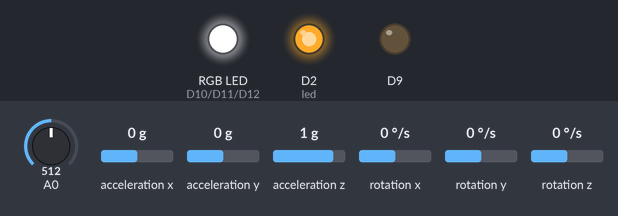
Simulated run of this sketch. Board: Arduino Nano 33 IoT. Shown: an RGB LED mixed from three pins (HIGH = lit), output pins drawn as LEDs (lit = HIGH). The inputs (shaded band) are chosen by the test bench; at power-on: acceleration y 0 g, acceleration z 1 g, rotation x 0 °/s, rotation y 0 °/s, A0 = 512, acceleration x 0 g, rotation z 0 °/s. What the sketch prints to the serial monitor is not drawn.

Above: at 1.2 s.
1.3 s: acceleration y set to -1.4 g
At 4.1 s:
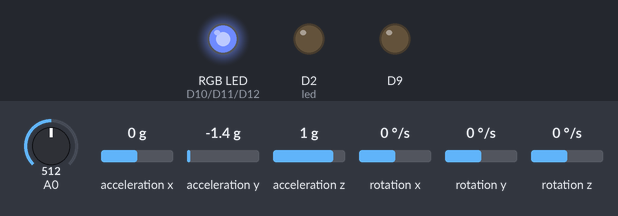
4.3 s: acceleration z set to -1.4 g
At 6.3 s:
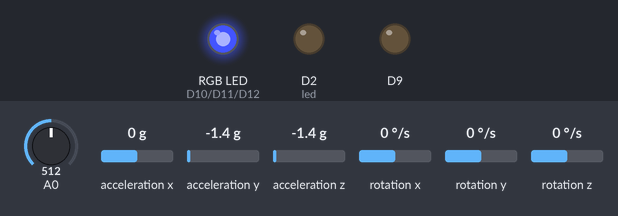
7.3 s: acceleration z set to -0.8 g
10.3 s: rotation x set to -192 °/s
At 10.76 s:
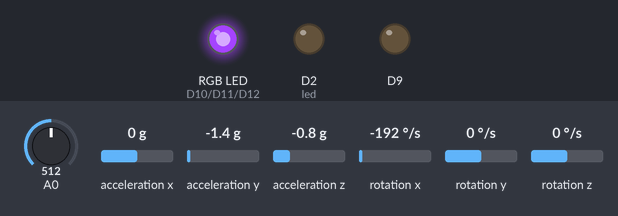
At 11.36 s:
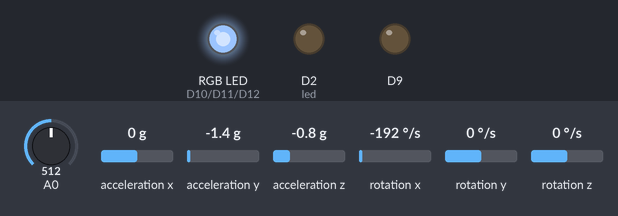
13.3 s: rotation x set to 0 °/s
Timing chart, 0 to 14.0 s (numbered marks = the images above; inputs shaded):
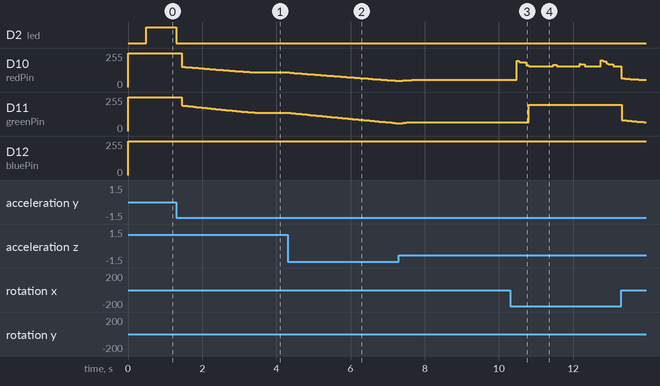

The sketch:

Arduino-code.ino
```cpp
#include <Arduino_LSM6DS3.h>
#include <MadgwickAHRS.h>

const int led = 2;

int brightness = 0;
int fadeAmount = 4;    // smaller number is slower fade

int redPin= 10;
int greenPin = 11;
int bluePin = 12;
int r = 0;
int g = 0;
int b = 0;

// initialize a Madgwick filter:
Madgwick filter;
// sensor's sample rate is fixed at 104 Hz:
const float sensorRate = 104.00;

void setup() {
  Serial.begin(9600);
  // attempt to start the IMU:
  if (!IMU.begin()) {
    Serial.println("Failed to initialize IMU");
    // stop here if you can't access the IMU:
    while (true);
  }
  // start the filter to run at the sample rate:
  filter.begin(sensorRate);
  pinMode(led, OUTPUT);
  pinMode(redPin, OUTPUT);
  pinMode(greenPin, OUTPUT);
  pinMode(bluePin, OUTPUT);
  pinMode(9, OUTPUT);
}

void loop() {
  setColor(r, g, 0);
  // values for acceleration & rotation:
  float xAcc, yAcc, zAcc;
  float xGyro, yGyro, zGyro;

  // values for orientation:
  float roll, pitch, heading;
  // check if the IMU is ready to read:
  if (IMU.accelerationAvailable() &&
      IMU.gyroscopeAvailable()) {
    // read accelerometer & gyrometer:
    IMU.readAcceleration(xAcc, yAcc, zAcc);
    IMU.readGyroscope(xGyro, yGyro, zGyro);
   // update the filter, which computes orientation:
    filter.updateIMU(xGyro, yGyro, zGyro, xAcc, yAcc, zAcc);
    roll = filter.getRoll();
    pitch = filter.getPitch();
    heading = filter.getYaw();

//lights
     int sensorValue = analogRead(A0)/816;
     int fadeAmount = sensorValue + 2;
  // blue led fade
     // change the brightness for next time through the loop:
     brightness = brightness + fadeAmount;
     // when it's maximum brightness, reverse fade
     if (brightness <= 0 || brightness >= 255) {
       fadeAmount = -fadeAmount;
     }
  // control behavior
     if (roll < 4 && roll > - 4
     && yAcc > -0.1 && yAcc < 0.1
     && zAcc < 1.1 && zAcc > 0.1 ) {
     analogWrite(led, brightness);
       b = 0;
       g = 0;
       r = 0;
     } else {
     analogWrite(led, 0);
        if (roll >= 4) {
        r = map(roll, 1.2, 180, 100, 50);
        b = map(roll, 1.2, 180, 0, 255);
        g = map(roll, 1.2, 180, 60, 0);
       } else if (roll <= -4) {
        r = map(roll, -1.2, -180, 100, 255);
        b = map(roll, -1.2, -180, 0, 200);
        g = map(roll, -1.2, -180, 60, 255);
        }
     setColor(r, g, b);
     }
     delay(1);

    Serial.print(roll);
    Serial.print(",");
    Serial.print(yAcc);
    Serial.print(",");
    Serial.println(zAcc);
  }
}

void setColor (int redValue, int greenValue, int blueValue) {
     analogWrite(redPin, 255-redValue);
     analogWrite(greenPin, 255-greenValue);
     analogWrite(bluePin, 255-blueValue);
}
```

Measured:
- after the input at 1.3 s, D2 (led): HIGH → LOW at once; D10 (redPin): moves from 255/255 to 110/255 over 1.9 s, starting after 0.14 s; D11 (greenPin): moves from 255/255 to 138/255 over 2.0 s, starting after 0.14 s
- after the input at 4.3 s, D10 (redPin): moves from 110/255 to 60/255 over 2.3 s, starting at once; D11 (greenPin): moves from 138/255 to 76/255 over 2.3 s, starting at once; D12 (bluePin): stays 255/255 (without the input it goes to 196/255 after 2.3 s)
- after the input at 10.3 s, D11 (greenPin): 67/255 → 196/255 after 0.50 s
